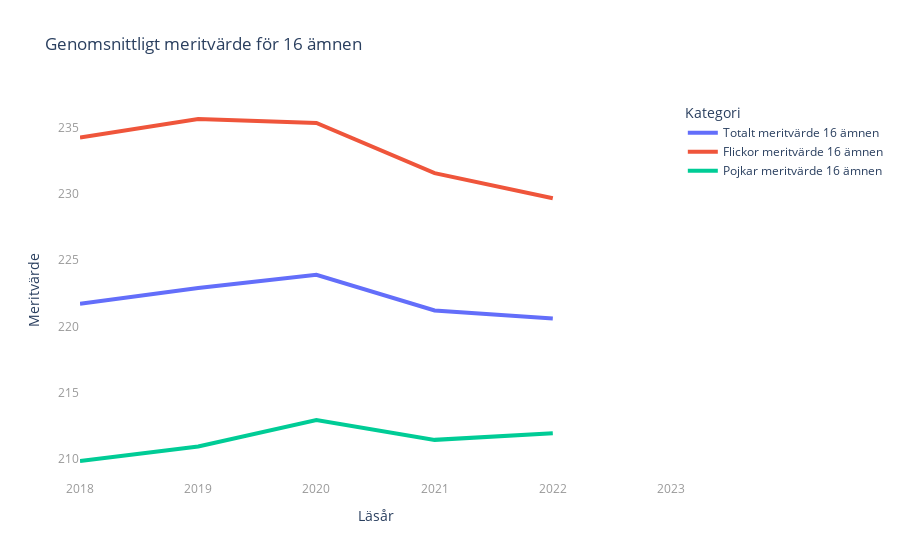

Notebook source saved alongside this figure:
### Markdown cell above
b) Rita ett linjediagram för meritvärde för 16 ämnen för totalt, flickor och pojkar för läsår 18-23.

### Code cell
df = pd.read_excel("../data/betyg_o_prov_riksnivå.xlsx", sheet_name="Tabell 1B", usecols="A:D")

df.columns = [
    "Läsår", 
    "Totalt meritvärde 16 ämnen", 
    "Flickor meritvärde 16 ämnen", 
    "Pojkar meritvärde 16 ämnen"
]

# Filtrera bort rader som inte matchar det förväntade läsårsformatet som t.ex. 2019/20
df = df[df["Läsår"].str.contains("^\d{4}/\d{2}$", na=False)]

# Extraherar startåret och lägger till 1 för att få slutåret
df["Läsår"] = df["Läsår"].str.slice(0, 4).astype(int)

# Skapar linjediagrammet
fig = px.line(df, x="Läsår", y=["Totalt meritvärde 16 ämnen", "Flickor meritvärde 16 ämnen", "Pojkar meritvärde 16 ämnen"],
              labels={"value": "Meritvärde", "variable": "Kategori"},
              title="Genomsnittligt meritvärde för 16 ämnen")

# Sätter axelns intervall från 2018 till 2023 för att inkludera hela dataserien
fig.update_xaxes(dtick=1, range=[2018,2023])
fig.update_xaxes(showgrid=False)
fig.update_yaxes(showgrid=False)
fig.update_xaxes(tickfont=dict(color="#999"))
fig.update_yaxes(tickfont=dict(color="#999"))
# Gör linjerna tjockare
fig.update_traces(line=dict(width=4))
fig.update_layout(plot_bgcolor="white")
fig.write_html("Labb2_visualiseringar/upg1_b.html")
fig.show()

### Figure 1 — Plotly figure (JSON) as saved in the notebook; plotly's stock layout.template omitted (floating-point values rounded to 4 significant figures)
{"data": [{"hovertemplate": "Kategori=Totalt meritvärde 16 ämnen<br>Läsår=%{x}<br>Meritvärde=%{y}<extra></extra>", "legendgroup": "Totalt meritvärde 16 ämnen", "line": {"color": "#636efa", "dash": "solid", "width": 4}, "marker": {"symbol": "circle"}, "mode": "lines", "name": "Totalt meritvärde 16 ämnen", "orientation": "h", "showlegend": true, "type": "scatter", "x": [2018, 2019, 2020, 2021, 2022], "xaxis": "x", "y": [221.7, 222.9, 223.9, 221.2, 220.6], "yaxis": "y"}, {"hovertemplate": "Kategori=Flickor meritvärde 16 ämnen<br>Läsår=%{x}<br>Meritvärde=%{y}<extra></extra>", "legendgroup": "Flickor meritvärde 16 ämnen", "line": {"color": "#EF553B", "dash": "solid", "width": 4}, "marker": {"symbol": "circle"}, "mode": "lines", "name": "Flickor meritvärde 16 ämnen", "orientation": "h", "showlegend": true, "type": "scatter", "x": [2018, 2019, 2020, 2021, 2022], "xaxis": "x", "y": [234.3, 235.7, 235.4, 231.6, 229.7], "yaxis": "y"}, {"hovertemplate": "Kategori=Pojkar meritvärde 16 ämnen<br>Läsår=%{x}<br>Meritvärde=%{y}<extra></extra>", "legendgroup": "Pojkar meritvärde 16 ämnen", "line": {"color": "#00cc96", "dash": "solid", "width": 4}, "marker": {"symbol": "circle"}, "mode": "lines", "name": "Pojkar meritvärde 16 ämnen", "orientation": "h", "showlegend": true, "type": "scatter", "x": [2018, 2019, 2020, 2021, 2022], "xaxis": "x", "y": [209.8, 210.9, 212.9, 211.4, 211.9], "yaxis": "y"}], "layout": {"legend": {"title": {"text": "Kategori"}, "tracegroupgap": 0}, "plot_bgcolor": "white", "title": {"text": "Genomsnittligt meritvärde för 16 ämnen"}, "xaxis": {"anchor": "y", "domain": [0, 1], "dtick": 1, "range": [2018, 2023], "showgrid": false, "tickfont": {"color": "#999"}, "title": {"text": "Läsår"}}, "yaxis": {"anchor": "x", "domain": [0, 1], "showgrid": false, "tickfont": {"color": "#999"}, "title": {"text": "Meritvärde"}}}}
